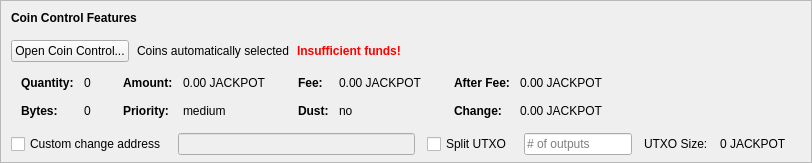
    <widget class="QFrame" name="frameCoinControl">
     <property name="sizePolicy">
      <sizepolicy hsizetype="Expanding" vsizetype="Expanding">
       <horstretch>0</horstretch>
       <verstretch>0</verstretch>
      </sizepolicy>
     </property>
     <property name="maximumSize">
      <size>
       <width>16777215</width>
       <height>16777215</height>
      </size>
     </property>
     <property name="frameShape">
      <enum>QFrame::StyledPanel</enum>
     </property>
     <property name="frameShadow">
      <enum>QFrame::Sunken</enum>
     </property>
     <layout class="QVBoxLayout" name="verticalLayoutCoinControl2">
      <property name="spacing">
       <number>0</number>
      </property>
      <property name="leftMargin">
       <number>0</number>
      </property>
      <property name="topMargin">
       <number>0</number>
      </property>
      <property name="rightMargin">
       <number>0</number>
      </property>
      <property name="bottomMargin">
       <number>6</number>
      </property>
      <item>
       <layout class="QVBoxLayout" name="verticalLayoutCoinControl" stretch="0,0,0,0,1">
        <property name="spacing">
         <number>0</number>
        </property>
        <property name="leftMargin">
         <number>10</number>
        </property>
        <property name="topMargin">
         <number>10</number>
        </property>
        <item>
         <layout class="QHBoxLayout" name="horizontalLayoutCoinControl1">
          <property name="bottomMargin">
           <number>15</number>
          </property>
          <item>
           <widget class="QLabel" name="labelCoinControlFeatures">
            <property name="sizePolicy">
             <sizepolicy hsizetype="Preferred" vsizetype="Maximum">
              <horstretch>0</horstretch>
              <verstretch>0</verstretch>
             </sizepolicy>
            </property>
            <property name="font">
             <font>
              <weight>75</weight>
              <bold>true</bold>
             </font>
            </property>
            <property name="styleSheet">
             <string notr="true">font-weight:bold;</string>
            </property>
            <property name="text">
             <string>Coin Control Features</string>
            </property>
           </widget>
          </item>
         </layout>
        </item>
        <item>
         <layout class="QHBoxLayout" name="horizontalLayoutCoinControl2" stretch="0,0,0,0">
          <property name="spacing">
           <number>8</number>
          </property>
          <property name="bottomMargin">
           <number>10</number>
          </property>
          <item>
           <widget class="QPushButton" name="pushButtonCoinControl">
            <property name="styleSheet">
             <string notr="true"/>
            </property>
            <property name="text">
             <string>Open Coin Control...</string>
            </property>
            <property name="autoDefault">
             <bool>false</bool>
            </property>
           </widget>
          </item>
          <item>
           <widget class="QLabel" name="labelCoinControlAutomaticallySelected">
            <property name="text">
             <string>Coins automatically selected</string>
            </property>
            <property name="margin">
             <number>5</number>
            </property>
           </widget>
          </item>
          <item>
           <widget class="QLabel" name="labelCoinControlInsuffFunds">
            <property name="font">
             <font>
              <weight>75</weight>
              <bold>true</bold>
             </font>
            </property>
            <property name="styleSheet">
             <string notr="true">color:red;font-weight:bold;</string>
            </property>
            <property name="text">
             <string>Insufficient funds!</string>
            </property>
            <property name="margin">
             <number>5</number>
            </property>
           </widget>
          </item>
          <item>
           <spacer name="horizontalSpacerCoinControl">
            <property name="orientation">
             <enum>Qt::Horizontal</enum>
            </property>
            <property name="sizeHint" stdset="0">
             <size>
              <width>40</width>
              <height>1</height>
             </size>
            </property>
           </spacer>
          </item>
         </layout>
        </item>
        <item>
         <widget class="QWidget" name="widgetCoinControl" native="true">
          <property name="sizePolicy">
           <sizepolicy hsizetype="Preferred" vsizetype="Preferred">
            <horstretch>0</horstretch>
            <verstretch>0</verstretch>
           </sizepolicy>
          </property>
          <property name="minimumSize">
           <size>
            <width>0</width>
            <height>0</height>
           </size>
          </property>
          <property name="styleSheet">
           <string notr="true"/>
          </property>
          <layout class="QHBoxLayout" name="horizontalLayoutCoinControl5">
           <property name="leftMargin">
            <number>0</number>
           </property>
           <property name="topMargin">
            <number>0</number>
           </property>
           <property name="rightMargin">
            <number>0</number>
           </property>
           <property name="bottomMargin">
            <number>0</number>
           </property>
           <item>
            <layout class="QHBoxLayout" name="horizontalLayoutCoinControl3" stretch="0,0,0,1">
             <property name="spacing">
              <number>20</number>
             </property>
             <property name="topMargin">
              <number>0</number>
             </property>
             <property name="bottomMargin">
              <number>10</number>
             </property>
             <item>
              <layout class="QFormLayout" name="formLayoutCoinControl1">
               <property name="horizontalSpacing">
                <number>10</number>
               </property>
               <property name="verticalSpacing">
                <number>14</number>
               </property>
               <property name="leftMargin">
                <number>10</number>
               </property>
               <property name="topMargin">
                <number>4</number>
               </property>
               <property name="rightMargin">
                <number>6</number>
               </property>
               <item row="0" column="0">
                <widget class="QLabel" name="labelCoinControlQuantityText">
                 <property name="font">
                  <font>
                   <weight>75</weight>
                   <bold>true</bold>
                  </font>
                 </property>
                 <property name="text">
                  <string>Quantity:</string>
                 </property>
                 <property name="margin">
                  <number>0</number>
                 </property>
                </widget>
               </item>
               <item row="0" column="1">
                <widget class="QLabel" name="labelCoinControlQuantity">
                 <property name="cursor">
                  <cursorShape>IBeamCursor</cursorShape>
                 </property>
                 <property name="contextMenuPolicy">
                  <enum>Qt::ActionsContextMenu</enum>
                 </property>
                 <property name="text">
                  <string notr="true">0</string>
                 </property>
                 <property name="margin">
                  <number>0</number>
                 </property>
                 <property name="textInteractionFlags">
                  <set>Qt::LinksAccessibleByMouse|Qt::TextSelectableByKeyboard|Qt::TextSelectableByMouse</set>
                 </property>
                </widget>
               </item>
               <item row="1" column="0">
                <widget class="QLabel" name="labelCoinControlBytesText">
                 <property name="font">
                  <font>
                   <weight>75</weight>
                   <bold>true</bold>
                  </font>
                 </property>
                 <property name="text">
                  <string>Bytes:</string>
                 </property>
                </widget>
               </item>
               <item row="1" column="1">
                <widget class="QLabel" name="labelCoinControlBytes">
                 <property name="cursor">
                  <cursorShape>IBeamCursor</cursorShape>
                 </property>
                 <property name="contextMenuPolicy">
                  <enum>Qt::ActionsContextMenu</enum>
                 </property>
                 <property name="text">
                  <string notr="true">0</string>
                 </property>
                 <property name="textInteractionFlags">
                  <set>Qt::LinksAccessibleByMouse|Qt::TextSelectableByKeyboard|Qt::TextSelectableByMouse</set>
                 </property>
                </widget>
               </item>
              </layout>
             </item>
             <item>
              <layout class="QFormLayout" name="formLayoutCoinControl2">
               <property name="horizontalSpacing">
                <number>10</number>
               </property>
               <property name="verticalSpacing">
                <number>14</number>
               </property>
               <property name="leftMargin">
                <number>6</number>
               </property>
               <property name="topMargin">
                <number>4</number>
               </property>
               <property name="rightMargin">
                <number>6</number>
               </property>
               <item row="0" column="0">
                <widget class="QLabel" name="labelCoinControlAmountText">
                 <property name="font">
                  <font>
                   <weight>75</weight>
                   <bold>true</bold>
                  </font>
                 </property>
                 <property name="text">
                  <string>Amount:</string>
                 </property>
                 <property name="margin">
                  <number>0</number>
                 </property>
                </widget>
               </item>
               <item row="0" column="1">
                <widget class="QLabel" name="labelCoinControlAmount">
                 <property name="cursor">
                  <cursorShape>IBeamCursor</cursorShape>
                 </property>
                 <property name="contextMenuPolicy">
                  <enum>Qt::ActionsContextMenu</enum>
                 </property>
                 <property name="text">
                  <string notr="true">0.00 JACKPOT</string>
                 </property>
                 <property name="textInteractionFlags">
                  <set>Qt::LinksAccessibleByMouse|Qt::TextSelectableByKeyboard|Qt::TextSelectableByMouse</set>
                 </property>
                </widget>
               </item>
               <item row="1" column="0">
                <widget class="QLabel" name="labelCoinControlPriorityText">
                 <property name="font">
                  <font>
                   <weight>75</weight>
                   <bold>true</bold>
                  </font>
                 </property>
                 <property name="text">
                  <string>Priority:</string>
                 </property>
                </widget>
               </item>
               <item row="1" column="1">
                <widget class="QLabel" name="labelCoinControlPriority">
                 <property name="cursor">
                  <cursorShape>IBeamCursor</cursorShape>
                 </property>
                 <property name="contextMenuPolicy">
                  <enum>Qt::ActionsContextMenu</enum>
                 </property>
                 <property name="text">
                  <string>medium</string>
                 </property>
                 <property name="textInteractionFlags">
                  <set>Qt::LinksAccessibleByMouse|Qt::TextSelectableByKeyboard|Qt::TextSelectableByMouse</set>
                 </property>
                </widget>
               </item>
              </layout>
             </item>
             <item>
              <layout class="QFormLayout" name="formLayoutCoinControl3">
               <property name="horizontalSpacing">
                <number>10</number>
               </property>
               <property name="verticalSpacing">
                <number>14</number>
               </property>
               <property name="leftMargin">
                <number>6</number>
               </property>
               <property name="topMargin">
                <number>4</number>
               </property>
               <property name="rightMargin">
                <number>6</number>
               </property>
               <item row="0" column="0">
                <widget class="QLabel" name="labelCoinControlFeeText">
                 <property name="font">
                  <font>
                   <weight>75</weight>
                   <bold>true</bold>
                  </font>
                 </property>
                 <property name="text">
                  <string>Fee:</string>
                 </property>
                 <property name="margin">
                  <number>0</number>
                 </property>
                </widget>
               </item>
               <item row="0" column="1">
                <widget class="QLabel" name="labelCoinControlFee">
                 <property name="cursor">
                  <cursorShape>IBeamCursor</cursorShape>
                 </property>
                 <property name="contextMenuPolicy">
                  <enum>Qt::ActionsContextMenu</enum>
                 </property>
                 <property name="text">
                  <string notr="true">0.00 JACKPOT</string>
                 </property>
                 <property name="textInteractionFlags">
                  <set>Qt::LinksAccessibleByMouse|Qt::TextSelectableByKeyboard|Qt::TextSelectableByMouse</set>
                 </property>
                </widget>
               </item>
               <item row="1" column="0">
                <widget class="QLabel" name="labelCoinControlLowOutputText">
                 <property name="font">
                  <font>
                   <weight>75</weight>
                   <bold>true</bold>
                  </font>
                 </property>
                 <property name="text">
                  <string>Dust:</string>
                 </property>
                </widget>
               </item>
               <item row="1" column="1">
                <widget class="QLabel" name="labelCoinControlLowOutput">
                 <property name="cursor">
                  <cursorShape>IBeamCursor</cursorShape>
                 </property>
                 <property name="contextMenuPolicy">
                  <enum>Qt::ActionsContextMenu</enum>
                 </property>
                 <property name="text">
                  <string>no</string>
                 </property>
                 <property name="textInteractionFlags">
                  <set>Qt::LinksAccessibleByMouse|Qt::TextSelectableByKeyboard|Qt::TextSelectableByMouse</set>
                 </property>
                </widget>
               </item>
              </layout>
             </item>
             <item>
              <layout class="QFormLayout" name="formLayoutCoinControl4">
               <property name="horizontalSpacing">
                <number>10</number>
               </property>
               <property name="verticalSpacing">
                <number>14</number>
               </property>
               <property name="leftMargin">
                <number>6</number>
               </property>
               <property name="topMargin">
                <number>4</number>
               </property>
               <property name="rightMargin">
                <number>6</number>
               </property>
               <item row="0" column="0">
                <widget class="QLabel" name="labelCoinControlAfterFeeText">
                 <property name="font">
                  <font>
                   <weight>75</weight>
                   <bold>true</bold>
                  </font>
                 </property>
                 <property name="text">
                  <string>After Fee:</string>
                 </property>
                 <property name="margin">
                  <number>0</number>
                 </property>
                </widget>
               </item>
               <item row="0" column="1">
                <widget class="QLabel" name="labelCoinControlAfterFee">
                 <property name="cursor">
                  <cursorShape>IBeamCursor</cursorShape>
                 </property>
                 <property name="contextMenuPolicy">
                  <enum>Qt::ActionsContextMenu</enum>
                 </property>
                 <property name="text">
                  <string notr="true">0.00 JACKPOT</string>
                 </property>
                 <property name="textInteractionFlags">
                  <set>Qt::LinksAccessibleByMouse|Qt::TextSelectableByKeyboard|Qt::TextSelectableByMouse</set>
                 </property>
                </widget>
               </item>
               <item row="1" column="0">
                <widget class="QLabel" name="labelCoinControlChangeText">
                 <property name="font">
                  <font>
                   <weight>75</weight>
                   <bold>true</bold>
                  </font>
                 </property>
                 <property name="text">
                  <string>Change:</string>
                 </property>
                </widget>
               </item>
               <item row="1" column="1">
                <widget class="QLabel" name="labelCoinControlChange">
                 <property name="cursor">
                  <cursorShape>IBeamCursor</cursorShape>
                 </property>
                 <property name="contextMenuPolicy">
                  <enum>Qt::ActionsContextMenu</enum>
                 </property>
                 <property name="text">
                  <string notr="true">0.00 JACKPOT</string>
                 </property>
                 <property name="textInteractionFlags">
                  <set>Qt::LinksAccessibleByMouse|Qt::TextSelectableByKeyboard|Qt::TextSelectableByMouse</set>
                 </property>
                </widget>
               </item>
              </layout>
             </item>
            </layout>
           </item>
          </layout>
         </widget>
        </item>
        <item>
         <layout class="QHBoxLayout" name="horizontalLayoutCoinControl4" stretch="0,0,0,0,0,0,0">
          <property name="spacing">
           <number>12</number>
          </property>
          <property name="sizeConstraint">
           <enum>QLayout::SetDefaultConstraint</enum>
          </property>
          <property name="topMargin">
           <number>5</number>
          </property>
          <property name="rightMargin">
           <number>5</number>
          </property>
          <item>
           <widget class="QCheckBox" name="checkBoxCoinControlChange">
            <property name="toolTip">
             <string>If this is activated, but the change address is empty or invalid, change will be sent to a newly generated address.</string>
            </property>
            <property name="text">
             <string>Custom change address</string>
            </property>
           </widget>
          </item>
          <item>
           <widget class="QValidatedLineEdit" name="lineEditCoinControlChange">
            <property name="enabled">
             <bool>false</bool>
            </property>
            <property name="sizePolicy">
             <sizepolicy hsizetype="Expanding" vsizetype="Fixed">
              <horstretch>0</horstretch>
              <verstretch>0</verstretch>
             </sizepolicy>
            </property>
           </widget>
          </item>
          <item>
           <widget class="QCheckBox" name="splitBlockCheckBox">
            <property name="text">
             <string>Split UTXO</string>
            </property>
           </widget>
          </item>
          <item>
           <widget class="QLineEdit" name="splitBlockLineEdit">
            <property name="sizePolicy">
             <sizepolicy hsizetype="Fixed" vsizetype="Fixed">
              <horstretch>50</horstretch>
              <verstretch>0</verstretch>
             </sizepolicy>
            </property>
            <property name="placeholderText">
             <string># of outputs</string>
            </property>
           </widget>
          </item>
          <item>
           <widget class="QLabel" name="labelBlockSizeText">
            <property name="text">
             <string>UTXO Size:</string>
            </property>
           </widget>
          </item>
          <item>
           <widget class="QLabel" name="labelBlockSize">
            <property name="text">
             <string>0 JACKPOT</string>
            </property>
           </widget>
          </item>
          <item>
           <widget class="QLabel" name="labelCoinControlChangeLabel">
            <property name="sizePolicy">
             <sizepolicy hsizetype="Preferred" vsizetype="Expanding">
              <horstretch>0</horstretch>
              <verstretch>0</verstretch>
             </sizepolicy>
            </property>
            <property name="minimumSize">
             <size>
              <width>0</width>
              <height>0</height>
             </size>
            </property>
            <property name="text">
             <string/>
            </property>
            <property name="margin">
             <number>3</number>
            </property>
           </widget>
          </item>
         </layout>
        </item>
        <item>
         <spacer name="verticalSpacerCoinControl">
          <property name="orientation">
           <enum>Qt::Vertical</enum>
          </property>
          <property name="sizeHint" stdset="0">
           <size>
            <width>800</width>
            <height>1</height>
           </size>
          </property>
         </spacer>
        </item>
       </layout>
      </item>
     </layout>
    </widget>
